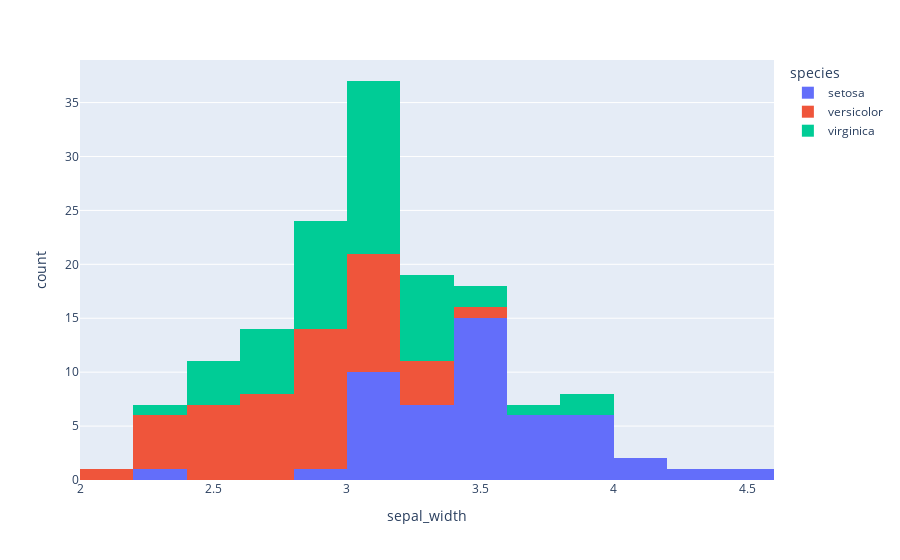

Notebook code for this chart:
### Markdown cell above
# 6. Histogram

### Code cell
#6 histogram

fig6 = px.histogram(df, x='sepal_width',color = 'species')
fig6.show()

# save the plot
fig6.write_image("./output/fig6.png", scale=3)

### Figure 1 — Plotly figure (JSON) as saved in the notebook; plotly's stock layout.template omitted (floating-point values rounded to 4 significant figures)
{"data": [{"bingroup": "x", "hovertemplate": "species=setosa<br>sepal_width=%{x}<br>count=%{y}<extra></extra>", "legendgroup": "setosa", "marker": {"color": "#636efa", "pattern": {"shape": ""}}, "name": "setosa", "orientation": "v", "showlegend": true, "type": "histogram", "x": [3.5, 3.0, 3.2, 3.1, 3.6, 3.9, 3.4, 3.4, 2.9, 3.1, 3.7, 3.4, 3.0, 3.0, 4.0, 4.4, 3.9, 3.5, 3.8, 3.8, 3.4, 3.7, 3.6, 3.3, 3.4, 3.0, 3.4, 3.5, 3.4, 3.2, 3.1, 3.4, 4.1, 4.2, 3.1, 3.2, 3.5, 3.6, 3.0, 3.4, 3.5, 2.3, 3.2, 3.5, 3.8, 3.0, 3.8, 3.2, 3.7, 3.3], "xaxis": "x", "yaxis": "y"}, {"bingroup": "x", "hovertemplate": "species=versicolor<br>sepal_width=%{x}<br>count=%{y}<extra></extra>", "legendgroup": "versicolor", "marker": {"color": "#EF553B", "pattern": {"shape": ""}}, "name": "versicolor", "orientation": "v", "showlegend": true, "type": "histogram", "x": [3.2, 3.2, 3.1, 2.3, 2.8, 2.8, 3.3, 2.4, 2.9, 2.7, 2.0, 3.0, 2.2, 2.9, 2.9, 3.1, 3.0, 2.7, 2.2, 2.5, 3.2, 2.8, 2.5, 2.8, 2.9, 3.0, 2.8, 3.0, 2.9, 2.6, 2.4, 2.4, 2.7, 2.7, 3.0, 3.4, 3.1, 2.3, 3.0, 2.5, 2.6, 3.0, 2.6, 2.3, 2.7, 3.0, 2.9, 2.9, 2.5, 2.8], "xaxis": "x", "yaxis": "y"}, {"bingroup": "x", "hovertemplate": "species=virginica<br>sepal_width=%{x}<br>count=%{y}<extra></extra>", "legendgroup": "virginica", "marker": {"color": "#00cc96", "pattern": {"shape": ""}}, "name": "virginica", "orientation": "v", "showlegend": true, "type": "histogram", "x": [3.3, 2.7, 3.0, 2.9, 3.0, 3.0, 2.5, 2.9, 2.5, 3.6, 3.2, 2.7, 3.0, 2.5, 2.8, 3.2, 3.0, 3.8, 2.6, 2.2, 3.2, 2.8, 2.8, 2.7, 3.3, 3.2, 2.8, 3.0, 2.8, 3.0, 2.8, 3.8, 2.8, 2.8, 2.6, 3.0, 3.4, 3.1, 3.0, 3.1, 3.1, 3.1, 2.7, 3.2, 3.3, 3.0, 2.5, 3.0, 3.4, 3.0], "xaxis": "x", "yaxis": "y"}], "layout": {"barmode": "relative", "legend": {"title": {"text": "species"}, "tracegroupgap": 0}, "margin": {"t": 60}, "xaxis": {"anchor": "y", "domain": [0, 1], "title": {"text": "sepal_width"}}, "yaxis": {"anchor": "x", "domain": [0, 1], "title": {"text": "count"}}}}
